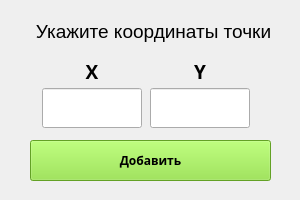
<?xml version="1.0" encoding="UTF-8"?>
<ui version="4.0">
 <class>AddPopup</class>
 <widget class="QWidget" name="AddPopup">
  <property name="geometry">
   <rect>
    <x>0</x>
    <y>0</y>
    <width>300</width>
    <height>200</height>
   </rect>
  </property>
  <property name="sizePolicy">
   <sizepolicy hsizetype="Fixed" vsizetype="Fixed">
    <horstretch>0</horstretch>
    <verstretch>0</verstretch>
   </sizepolicy>
  </property>
  <property name="minimumSize">
   <size>
    <width>300</width>
    <height>200</height>
   </size>
  </property>
  <property name="maximumSize">
   <size>
    <width>300</width>
    <height>200</height>
   </size>
  </property>
  <property name="windowTitle">
   <string>Добавить точку</string>
  </property>
  <property name="inputMethodHints">
   <set>Qt::ImhDigitsOnly|Qt::ImhFormattedNumbersOnly</set>
  </property>
  <widget class="QLabel" name="label">
   <property name="geometry">
    <rect>
     <x>30</x>
     <y>20</y>
     <width>247</width>
     <height>22</height>
    </rect>
   </property>
   <property name="font">
    <font>
     <family>Ubuntu</family>
     <pointsize>14</pointsize>
     <weight>50</weight>
     <italic>false</italic>
     <bold>false</bold>
    </font>
   </property>
   <property name="inputMethodHints">
    <set>Qt::ImhDigitsOnly</set>
   </property>
   <property name="text">
    <string>Укажите координаты точки</string>
   </property>
   <property name="textFormat">
    <enum>Qt::AutoText</enum>
   </property>
   <property name="alignment">
    <set>Qt::AlignCenter</set>
   </property>
  </widget>
  <widget class="QPushButton" name="addBtn_ok">
   <property name="geometry">
    <rect>
     <x>30</x>
     <y>140</y>
     <width>241</width>
     <height>41</height>
    </rect>
   </property>
   <property name="sizePolicy">
    <sizepolicy hsizetype="Minimum" vsizetype="Preferred">
     <horstretch>0</horstretch>
     <verstretch>0</verstretch>
    </sizepolicy>
   </property>
   <property name="palette">
    <palette>
     <active>
      <colorrole role="WindowText">
       <brush brushstyle="SolidPattern">
        <color alpha="255">
         <red>0</red>
         <green>0</green>
         <blue>0</blue>
        </color>
       </brush>
      </colorrole>
      <colorrole role="Button">
       <brush brushstyle="SolidPattern">
        <color alpha="255">
         <red>138</red>
         <green>226</green>
         <blue>52</blue>
        </color>
       </brush>
      </colorrole>
      <colorrole role="Light">
       <brush brushstyle="SolidPattern">
        <color alpha="255">
         <red>198</red>
         <green>255</green>
         <blue>143</blue>
        </color>
       </brush>
      </colorrole>
      <colorrole role="Midlight">
       <brush brushstyle="SolidPattern">
        <color alpha="255">
         <red>168</red>
         <green>240</green>
         <blue>97</blue>
        </color>
       </brush>
      </colorrole>
      <colorrole role="Dark">
       <brush brushstyle="SolidPattern">
        <color alpha="255">
         <red>69</red>
         <green>113</green>
         <blue>26</blue>
        </color>
       </brush>
      </colorrole>
      <colorrole role="Mid">
       <brush brushstyle="SolidPattern">
        <color alpha="255">
         <red>92</red>
         <green>151</green>
         <blue>34</blue>
        </color>
       </brush>
      </colorrole>
      <colorrole role="Text">
       <brush brushstyle="SolidPattern">
        <color alpha="255">
         <red>0</red>
         <green>0</green>
         <blue>0</blue>
        </color>
       </brush>
      </colorrole>
      <colorrole role="BrightText">
       <brush brushstyle="SolidPattern">
        <color alpha="255">
         <red>255</red>
         <green>255</green>
         <blue>255</blue>
        </color>
       </brush>
      </colorrole>
      <colorrole role="ButtonText">
       <brush brushstyle="SolidPattern">
        <color alpha="255">
         <red>0</red>
         <green>0</green>
         <blue>0</blue>
        </color>
       </brush>
      </colorrole>
      <colorrole role="Base">
       <brush brushstyle="SolidPattern">
        <color alpha="255">
         <red>255</red>
         <green>255</green>
         <blue>255</blue>
        </color>
       </brush>
      </colorrole>
      <colorrole role="Window">
       <brush brushstyle="SolidPattern">
        <color alpha="255">
         <red>138</red>
         <green>226</green>
         <blue>52</blue>
        </color>
       </brush>
      </colorrole>
      <colorrole role="Shadow">
       <brush brushstyle="SolidPattern">
        <color alpha="255">
         <red>0</red>
         <green>0</green>
         <blue>0</blue>
        </color>
       </brush>
      </colorrole>
      <colorrole role="AlternateBase">
       <brush brushstyle="SolidPattern">
        <color alpha="255">
         <red>196</red>
         <green>240</green>
         <blue>153</blue>
        </color>
       </brush>
      </colorrole>
      <colorrole role="ToolTipBase">
       <brush brushstyle="SolidPattern">
        <color alpha="255">
         <red>255</red>
         <green>255</green>
         <blue>220</blue>
        </color>
       </brush>
      </colorrole>
      <colorrole role="ToolTipText">
       <brush brushstyle="SolidPattern">
        <color alpha="255">
         <red>0</red>
         <green>0</green>
         <blue>0</blue>
        </color>
       </brush>
      </colorrole>
      <colorrole role="PlaceholderText">
       <brush brushstyle="SolidPattern">
        <color alpha="128">
         <red>0</red>
         <green>0</green>
         <blue>0</blue>
        </color>
       </brush>
      </colorrole>
     </active>
     <inactive>
      <colorrole role="WindowText">
       <brush brushstyle="SolidPattern">
        <color alpha="255">
         <red>0</red>
         <green>0</green>
         <blue>0</blue>
        </color>
       </brush>
      </colorrole>
      <colorrole role="Button">
       <brush brushstyle="SolidPattern">
        <color alpha="255">
         <red>138</red>
         <green>226</green>
         <blue>52</blue>
        </color>
       </brush>
      </colorrole>
      <colorrole role="Light">
       <brush brushstyle="SolidPattern">
        <color alpha="255">
         <red>198</red>
         <green>255</green>
         <blue>143</blue>
        </color>
       </brush>
      </colorrole>
      <colorrole role="Midlight">
       <brush brushstyle="SolidPattern">
        <color alpha="255">
         <red>168</red>
         <green>240</green>
         <blue>97</blue>
        </color>
       </brush>
      </colorrole>
      <colorrole role="Dark">
       <brush brushstyle="SolidPattern">
        <color alpha="255">
         <red>69</red>
         <green>113</green>
         <blue>26</blue>
        </color>
       </brush>
      </colorrole>
      <colorrole role="Mid">
       <brush brushstyle="SolidPattern">
        <color alpha="255">
         <red>92</red>
         <green>151</green>
         <blue>34</blue>
        </color>
       </brush>
      </colorrole>
      <colorrole role="Text">
       <brush brushstyle="SolidPattern">
        <color alpha="255">
         <red>0</red>
         <green>0</green>
         <blue>0</blue>
        </color>
       </brush>
      </colorrole>
      <colorrole role="BrightText">
       <brush brushstyle="SolidPattern">
        <color alpha="255">
         <red>255</red>
         <green>255</green>
         <blue>255</blue>
        </color>
       </brush>
      </colorrole>
      <colorrole role="ButtonText">
       <brush brushstyle="SolidPattern">
        <color alpha="255">
         <red>0</red>
         <green>0</green>
         <blue>0</blue>
        </color>
       </brush>
      </colorrole>
      <colorrole role="Base">
       <brush brushstyle="SolidPattern">
        <color alpha="255">
         <red>255</red>
         <green>255</green>
         <blue>255</blue>
        </color>
       </brush>
      </colorrole>
      <colorrole role="Window">
       <brush brushstyle="SolidPattern">
        <color alpha="255">
         <red>138</red>
         <green>226</green>
         <blue>52</blue>
        </color>
       </brush>
      </colorrole>
      <colorrole role="Shadow">
       <brush brushstyle="SolidPattern">
        <color alpha="255">
         <red>0</red>
         <green>0</green>
         <blue>0</blue>
        </color>
       </brush>
      </colorrole>
      <colorrole role="AlternateBase">
       <brush brushstyle="SolidPattern">
        <color alpha="255">
         <red>196</red>
         <green>240</green>
         <blue>153</blue>
        </color>
       </brush>
      </colorrole>
      <colorrole role="ToolTipBase">
       <brush brushstyle="SolidPattern">
        <color alpha="255">
         <red>255</red>
         <green>255</green>
         <blue>220</blue>
        </color>
       </brush>
      </colorrole>
      <colorrole role="ToolTipText">
       <brush brushstyle="SolidPattern">
        <color alpha="255">
         <red>0</red>
         <green>0</green>
         <blue>0</blue>
        </color>
       </brush>
      </colorrole>
      <colorrole role="PlaceholderText">
       <brush brushstyle="SolidPattern">
        <color alpha="128">
         <red>0</red>
         <green>0</green>
         <blue>0</blue>
        </color>
       </brush>
      </colorrole>
     </inactive>
     <disabled>
      <colorrole role="WindowText">
       <brush brushstyle="SolidPattern">
        <color alpha="255">
         <red>69</red>
         <green>113</green>
         <blue>26</blue>
        </color>
       </brush>
      </colorrole>
      <colorrole role="Button">
       <brush brushstyle="SolidPattern">
        <color alpha="255">
         <red>138</red>
         <green>226</green>
         <blue>52</blue>
        </color>
       </brush>
      </colorrole>
      <colorrole role="Light">
       <brush brushstyle="SolidPattern">
        <color alpha="255">
         <red>198</red>
         <green>255</green>
         <blue>143</blue>
        </color>
       </brush>
      </colorrole>
      <colorrole role="Midlight">
       <brush brushstyle="SolidPattern">
        <color alpha="255">
         <red>168</red>
         <green>240</green>
         <blue>97</blue>
        </color>
       </brush>
      </colorrole>
      <colorrole role="Dark">
       <brush brushstyle="SolidPattern">
        <color alpha="255">
         <red>69</red>
         <green>113</green>
         <blue>26</blue>
        </color>
       </brush>
      </colorrole>
      <colorrole role="Mid">
       <brush brushstyle="SolidPattern">
        <color alpha="255">
         <red>92</red>
         <green>151</green>
         <blue>34</blue>
        </color>
       </brush>
      </colorrole>
      <colorrole role="Text">
       <brush brushstyle="SolidPattern">
        <color alpha="255">
         <red>69</red>
         <green>113</green>
         <blue>26</blue>
        </color>
       </brush>
      </colorrole>
      <colorrole role="BrightText">
       <brush brushstyle="SolidPattern">
        <color alpha="255">
         <red>255</red>
         <green>255</green>
         <blue>255</blue>
        </color>
       </brush>
      </colorrole>
      <colorrole role="ButtonText">
       <brush brushstyle="SolidPattern">
        <color alpha="255">
         <red>69</red>
         <green>113</green>
         <blue>26</blue>
        </color>
       </brush>
      </colorrole>
      <colorrole role="Base">
       <brush brushstyle="SolidPattern">
        <color alpha="255">
         <red>138</red>
         <green>226</green>
         <blue>52</blue>
        </color>
       </brush>
      </colorrole>
      <colorrole role="Window">
       <brush brushstyle="SolidPattern">
        <color alpha="255">
         <red>138</red>
         <green>226</green>
         <blue>52</blue>
        </color>
       </brush>
      </colorrole>
      <colorrole role="Shadow">
       <brush brushstyle="SolidPattern">
        <color alpha="255">
         <red>0</red>
         <green>0</green>
         <blue>0</blue>
        </color>
       </brush>
      </colorrole>
      <colorrole role="AlternateBase">
       <brush brushstyle="SolidPattern">
        <color alpha="255">
         <red>138</red>
         <green>226</green>
         <blue>52</blue>
        </color>
       </brush>
      </colorrole>
      <colorrole role="ToolTipBase">
       <brush brushstyle="SolidPattern">
        <color alpha="255">
         <red>255</red>
         <green>255</green>
         <blue>220</blue>
        </color>
       </brush>
      </colorrole>
      <colorrole role="ToolTipText">
       <brush brushstyle="SolidPattern">
        <color alpha="255">
         <red>0</red>
         <green>0</green>
         <blue>0</blue>
        </color>
       </brush>
      </colorrole>
      <colorrole role="PlaceholderText">
       <brush brushstyle="SolidPattern">
        <color alpha="128">
         <red>0</red>
         <green>0</green>
         <blue>0</blue>
        </color>
       </brush>
      </colorrole>
     </disabled>
    </palette>
   </property>
   <property name="font">
    <font>
     <family>Suruma</family>
     <weight>75</weight>
     <bold>true</bold>
    </font>
   </property>
   <property name="text">
    <string>Добавить</string>
   </property>
  </widget>
  <widget class="QWidget" name="">
   <property name="geometry">
    <rect>
     <x>40</x>
     <y>60</y>
     <width>212</width>
     <height>70</height>
    </rect>
   </property>
   <layout class="QHBoxLayout" name="horizontalLayout">
    <item>
     <layout class="QVBoxLayout" name="verticalLayout">
      <item>
       <widget class="QLabel" name="label_x">
        <property name="maximumSize">
         <size>
          <width>100</width>
          <height>20</height>
         </size>
        </property>
        <property name="font">
         <font>
          <family>Ubuntu Condensed</family>
          <pointsize>14</pointsize>
          <weight>75</weight>
          <bold>true</bold>
         </font>
        </property>
        <property name="inputMethodHints">
         <set>Qt::ImhNone</set>
        </property>
        <property name="text">
         <string>X</string>
        </property>
        <property name="alignment">
         <set>Qt::AlignCenter</set>
        </property>
       </widget>
      </item>
      <item>
       <widget class="QLineEdit" name="tbox_x">
        <property name="minimumSize">
         <size>
          <width>0</width>
          <height>40</height>
         </size>
        </property>
        <property name="maximumSize">
         <size>
          <width>100</width>
          <height>16777215</height>
         </size>
        </property>
        <property name="font">
         <font>
          <pointsize>13</pointsize>
         </font>
        </property>
        <property name="inputMethodHints">
         <set>Qt::ImhDigitsOnly</set>
        </property>
        <property name="alignment">
         <set>Qt::AlignCenter</set>
        </property>
       </widget>
      </item>
     </layout>
    </item>
    <item>
     <layout class="QVBoxLayout" name="verticalLayout_2">
      <item>
       <widget class="QLabel" name="label_y">
        <property name="maximumSize">
         <size>
          <width>100</width>
          <height>20</height>
         </size>
        </property>
        <property name="font">
         <font>
          <family>Ubuntu Condensed</family>
          <pointsize>14</pointsize>
          <weight>75</weight>
          <bold>true</bold>
         </font>
        </property>
        <property name="text">
         <string>Y</string>
        </property>
        <property name="alignment">
         <set>Qt::AlignCenter</set>
        </property>
       </widget>
      </item>
      <item>
       <widget class="QLineEdit" name="tbox_y">
        <property name="minimumSize">
         <size>
          <width>0</width>
          <height>40</height>
         </size>
        </property>
        <property name="maximumSize">
         <size>
          <width>100</width>
          <height>16777215</height>
         </size>
        </property>
        <property name="font">
         <font>
          <pointsize>13</pointsize>
         </font>
        </property>
        <property name="alignment">
         <set>Qt::AlignCenter</set>
        </property>
        <property name="clearButtonEnabled">
         <bool>false</bool>
        </property>
       </widget>
      </item>
     </layout>
    </item>
   </layout>
  </widget>
 </widget>
 <resources/>
 <connections/>
</ui>
